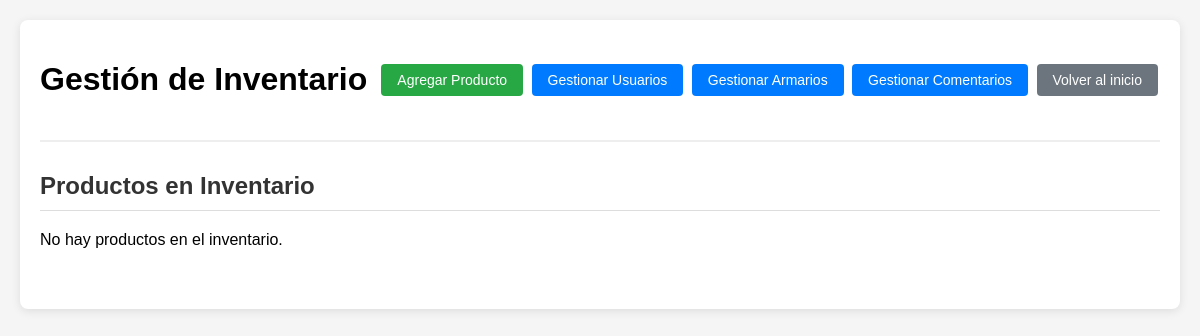
The app's page /modificar/productos/inventario.php (signed in), older data.
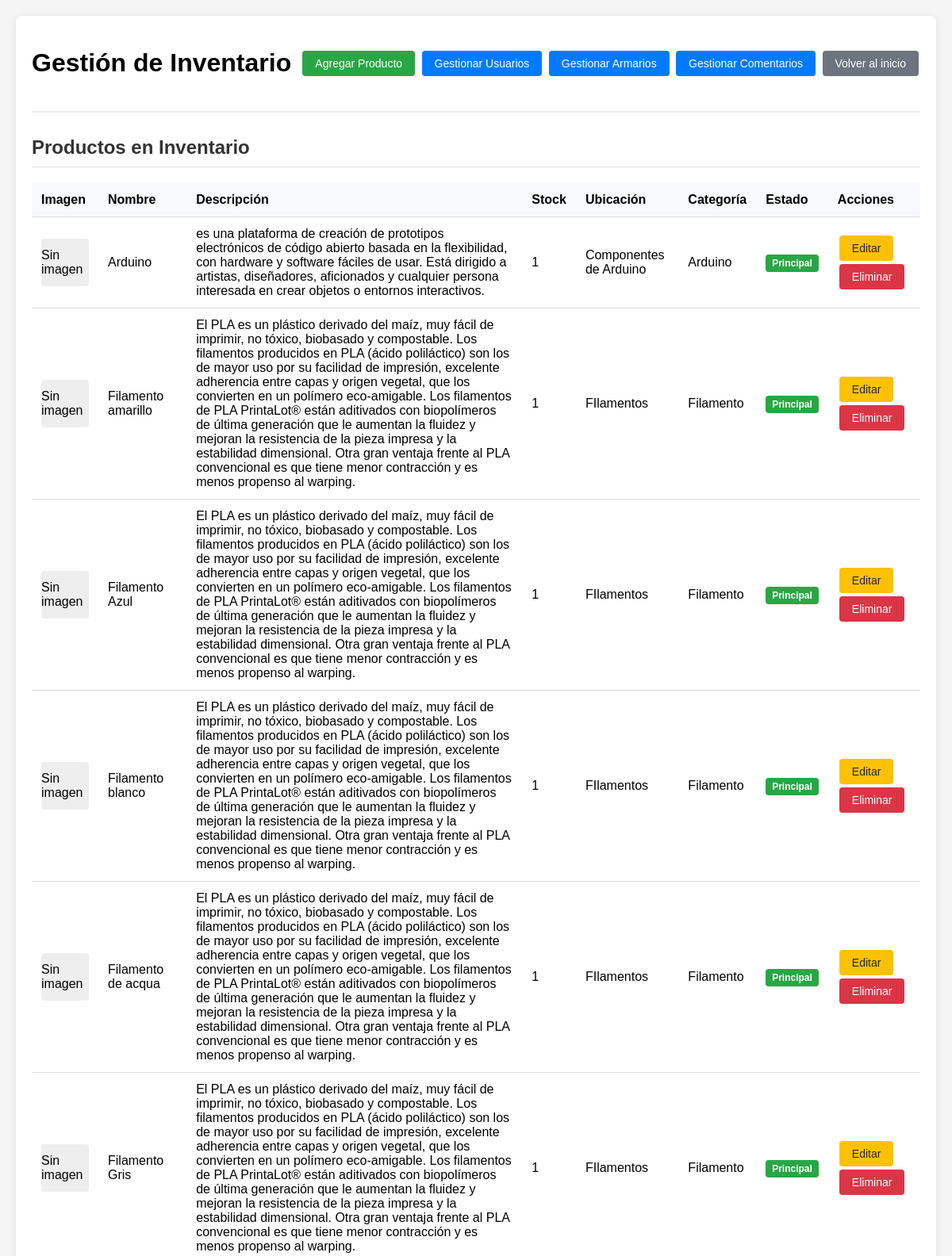
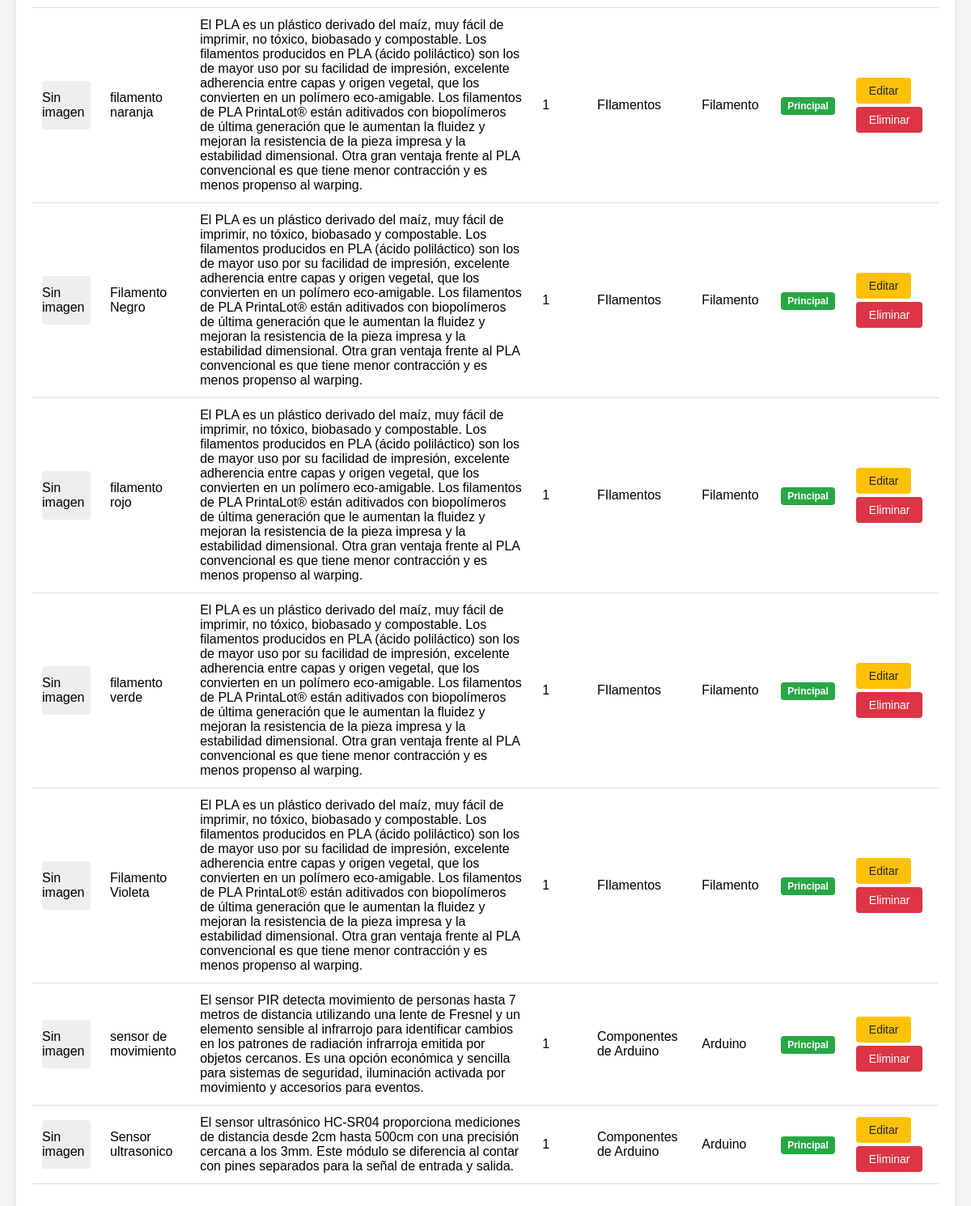
The same page, newer data (2 pictures, top to bottom).
### tables this page shows
CREATE TABLE `inventario` (
  `nombre` text NOT NULL COMMENT 'Nombre del objeto',
  `descrip` text NOT NULL COMMENT 'Descripcion del objeto',
  `stock` int(5) NOT NULL COMMENT 'Cantidad de objetos',
  `categoria` text NOT NULL COMMENT 'Tipo de objeto',
  `estado` text NOT NULL COMMENT 'on es principal, off es secundario',
  `imagen` text DEFAULT NULL,
  `id` int(5) NOT NULL,
  `id_tabla` int(16) NOT NULL
);

CREATE TABLE `armarios` (
  `nombre` text NOT NULL,
  `descrip` text NOT NULL,
  `id_tabla` int(16) NOT NULL,
  `ubicacion` text NOT NULL
);

### modificar/productos/funciones.php (called while the page is built, shortened)
<?php
function baseDatos($consulta) {
    $conexion = mysqli_connect("localhost", "root", "");
    mysqli_select_db($conexion, "inventario");
    $resultado = mysqli_query($conexion, $consulta);
    return $resultado;
}
function sanitizar($input) {
    return htmlspecialchars(trim($input), ENT_QUOTES, 'UTF-8');
}
?>

### modificar/productos/inventario.php (the view, shortened to what this page needs)
<?php
include("funciones.php");
$consulta_productos = "SELECT i.*, a.nombre as armario_nombre FROM inventario i
                      LEFT JOIN armarios a ON i.id_tabla = a.id_tabla
                      ORDER BY i.nombre";
$productos = baseDatos($consulta_productos);
?>
<!DOCTYPE html>
<html lang="es">
<head>
</head>
<body>
    <div class="container">
<div class="header">
    <h1>Gestión de Inventario</h1>
    <div>
        <a href="agregar2.php" class="btn btn-success">Agregar Producto</a>
    <a href="../../usuarios/admin.php" class="btn btn-primary">Gestionar Usuarios</a>
    <a href="../armarios/gestion_armarios.php" class="btn btn-primary">Gestionar Armarios</a>
    <a href="../../comentarios/ver_comentario.php" class="btn btn-primary">Gestionar Comentarios</a>
        <a href="../../backend.php" class="btn btn-secondary">Volver al inicio</a>
    </div>
</div>
        <div class="section">
            <h2>Productos en Inventario</h2>
            <?php if(mysqli_num_rows($productos) > 0): ?>
                <table>
                    <thead>
                        <tr>
                            <th>Imagen</th>
                            <th>Nombre</th>
                            <th>Descripción</th>
                            <th>Stock</th>
                            <th>Ubicación</th>
                            <th>Categoría</th>
                            <th>Estado</th>
                            <th>Acciones</th>
                        </tr>
                    </thead>
                    <tbody>
                        <?php while($producto = mysqli_fetch_assoc($productos)): ?>
                            <tr>
                                <td>
                                    <?php if($producto['imagen'] && file_exists($producto['imagen'])): ?>
                                        <img src="<?php echo $producto['imagen']; ?>" class="producto-imagen" alt="Imagen del producto">
                                    <?php else: ?>
                                        <div style="width: 60px; height: 60px; background-color: #eee; display: flex; align-items: center; justify-content: center; border-radius: 4px;">
                                            Sin imagen
                                        </div>
                                    <?php endif; ?>
                                </td>
                                <td><?php echo sanitizar($producto['nombre']); ?></td>
                                <td><?php echo sanitizar($producto['descrip']); ?></td>
                                <td><?php echo $producto['stock']; ?></td>
                                <td><?php echo sanitizar($producto['armario_nombre'] ?? 'Sin asignar'); ?></td>
                                <td><?php echo sanitizar($producto['categoria']); ?></td>
                                <td>
                                    <?php if($producto['estado'] == 'on'): ?>
                                        <span class="badge badge-success">Principal</span>
                                    <?php else: ?>
                                        <span class="badge badge-secondary">Secundario</span>
                                    <?php endif; ?>
                                </td>
                                <td>
                                <a href="editar_producto.php?id=<?php echo $producto['id']; ?>" class="btn btn-warning">Editar</a>
                                    <form method="POST" style="display: inline;">
                                        <button type="submit" class="btn btn-danger" onclick="return confirm('¿Está seguro de eliminar este producto?')">
                                            Eliminar
                                        </button>
                                    </form>
                                </td>
                            </tr>
                        <?php endwhile; ?>
                    </tbody>
                </table>
            <?php else: ?>
                <p>No hay productos en el inventario.</p>
            <?php endif; ?>
        </div>
    </div>
</body>
</html>

### modificar/productos/inventario.php (style rules this page uses)
body { font-family: Arial, sans-serif; margin: 0; padding: 20px; background-color: #f5f5f5; }
.container { max-width: 1400px; margin: 0 auto; background-color: white; padding: 20px; border-radius: 8px; box-shadow: 0 2px 10px rgba(0,0,0,0.1); }
.header { display: flex; justify-content: space-between; align-items: center; margin-bottom: 30px; padding-bottom: 20px; border-bottom: 2px solid #eee; }
.btn { padding: 8px 16px; border: none; border-radius: 4px; cursor: pointer; text-decoration: none; display: inline-block; margin: 2px; font-size: 14px; }
.btn-success { background-color: #28a745; color: white; }
.btn-danger { background-color: #dc3545; color: white; }
.btn-primary { background-color: #007bff; color: white; }
.btn-secondary { background-color: #6c757d; color: white; }
.btn-warning { background-color: #ffc107; color: #212529; }
table { width: 100%; border-collapse: collapse; margin-bottom: 20px; }
th, td { padding: 12px; text-align: left; border-bottom: 1px solid #ddd; }
th { background-color: #f8f9fa; font-weight: bold; }
.section { margin-bottom: 40px; }
.section h2 { color: #333; margin-bottom: 20px; padding-bottom: 10px; border-bottom: 1px solid #ddd; }
.badge { padding: 4px 8px; border-radius: 4px; font-size: 12px; font-weight: bold; }
.badge-success { background-color: #28a745; color: white; }

Row changes from the older to the newer data that the page shows:
added inventario: shows "Sin imagen", nombre "Arduino", descrip "es una plataforma de creación de prototipos electrónicos de código abierto basada en la flexibilidad, con hardware y software fáciles de usar. Está dirigido a artistas, diseñadores, aficionados y cualquier persona interesada en crear objetos o entornos interactivos.", stock "1", id_tabla.nombre "Componentes de Arduino", categoria "Arduino", estado "Principal"
added inventario: shows "Sin imagen", nombre "Filamento amarillo", descrip "El PLA es un plástico derivado del maíz, muy fácil de imprimir, no tóxico, biobasado y compostable. Los filamentos producidos en PLA (ácido poliláctico) son los de mayor uso por su facilidad de impresión, excelente adherencia entre capas y origen vegetal, que los convierten en un polímero eco-amigable. Los filamentos de PLA PrintaLot® están aditivados con biopolímeros de última generación que le aumentan la fluidez y mejoran la resistencia de la pieza impresa y la estabilidad dimensional. Otra gran ventaja frente al PLA convencional es que tiene menor contracción y es menos propenso al warping.", stock "1", id_tabla.nombre "FIlamentos", categoria "Filamento", estado "Principal"
added inventario: shows "Sin imagen", nombre "Filamento Azul", descrip "El PLA es un plástico derivado del maíz, muy fácil de imprimir, no tóxico, biobasado y compostable. Los filamentos producidos en PLA (ácido poliláctico) son los de mayor uso por su facilidad de impresión, excelente adherencia entre capas y origen vegetal, que los convierten en un polímero eco-amigable. Los filamentos de PLA PrintaLot® están aditivados con biopolímeros de última generación que le aumentan la fluidez y mejoran la resistencia de la pieza impresa y la estabilidad dimensional. Otra gran ventaja frente al PLA convencional es que tiene menor contracción y es menos propenso al warping.", stock "1", id_tabla.nombre "FIlamentos", categoria "Filamento", estado "Principal"
added inventario: shows "Sin imagen", nombre "Filamento blanco", descrip "El PLA es un plástico derivado del maíz, muy fácil de imprimir, no tóxico, biobasado y compostable. Los filamentos producidos en PLA (ácido poliláctico) son los de mayor uso por su facilidad de impresión, excelente adherencia entre capas y origen vegetal, que los convierten en un polímero eco-amigable. Los filamentos de PLA PrintaLot® están aditivados con biopolímeros de última generación que le aumentan la fluidez y mejoran la resistencia de la pieza impresa y la estabilidad dimensional. Otra gran ventaja frente al PLA convencional es que tiene menor contracción y es menos propenso al warping.", stock "1", id_tabla.nombre "FIlamentos", categoria "Filamento", estado "Principal"
added inventario: shows "Sin imagen", nombre "Filamento de acqua", descrip "El PLA es un plástico derivado del maíz, muy fácil de imprimir, no tóxico, biobasado y compostable. Los filamentos producidos en PLA (ácido poliláctico) son los de mayor uso por su facilidad de impresión, excelente adherencia entre capas y origen vegetal, que los convierten en un polímero eco-amigable. Los filamentos de PLA PrintaLot® están aditivados con biopolímeros de última generación que le aumentan la fluidez y mejoran la resistencia de la pieza impresa y la estabilidad dimensional. Otra gran ventaja frente al PLA convencional es que tiene menor contracción y es menos propenso al warping.", stock "1", id_tabla.nombre "FIlamentos", categoria "Filamento", estado "Principal"
added inventario: shows "Sin imagen", nombre "Filamento Gris", descrip "El PLA es un plástico derivado del maíz, muy fácil de imprimir, no tóxico, biobasado y compostable. Los filamentos producidos en PLA (ácido poliláctico) son los de mayor uso por su facilidad de impresión, excelente adherencia entre capas y origen vegetal, que los convierten en un polímero eco-amigable. Los filamentos de PLA PrintaLot® están aditivados con biopolímeros de última generación que le aumentan la fluidez y mejoran la resistencia de la pieza impresa y la estabilidad dimensional. Otra gran ventaja frente al PLA convencional es que tiene menor contracción y es menos propenso al warping.", stock "1", id_tabla.nombre "FIlamentos", categoria "Filamento", estado "Principal"
added inventario: shows "Sin imagen", nombre "filamento naranja", descrip "El PLA es un plástico derivado del maíz, muy fácil de imprimir, no tóxico, biobasado y compostable. Los filamentos producidos en PLA (ácido poliláctico) son los de mayor uso por su facilidad de impresión, excelente adherencia entre capas y origen vegetal, que los convierten en un polímero eco-amigable. Los filamentos de PLA PrintaLot® están aditivados con biopolímeros de última generación que le aumentan la fluidez y mejoran la resistencia de la pieza impresa y la estabilidad dimensional. Otra gran ventaja frente al PLA convencional es que tiene menor contracción y es menos propenso al warping.", stock "1", id_tabla.nombre "FIlamentos", categoria "Filamento", estado "Principal"
added inventario: shows "Sin imagen", nombre "Filamento Negro", descrip "El PLA es un plástico derivado del maíz, muy fácil de imprimir, no tóxico, biobasado y compostable. Los filamentos producidos en PLA (ácido poliláctico) son los de mayor uso por su facilidad de impresión, excelente adherencia entre capas y origen vegetal, que los convierten en un polímero eco-amigable. Los filamentos de PLA PrintaLot® están aditivados con biopolímeros de última generación que le aumentan la fluidez y mejoran la resistencia de la pieza impresa y la estabilidad dimensional. Otra gran ventaja frente al PLA convencional es que tiene menor contracción y es menos propenso al warping.", stock "1", id_tabla.nombre "FIlamentos", categoria "Filamento", estado "Principal"
added inventario: shows "Sin imagen", nombre "filamento rojo", descrip "El PLA es un plástico derivado del maíz, muy fácil de imprimir, no tóxico, biobasado y compostable. Los filamentos producidos en PLA (ácido poliláctico) son los de mayor uso por su facilidad de impresión, excelente adherencia entre capas y origen vegetal, que los convierten en un polímero eco-amigable. Los filamentos de PLA PrintaLot® están aditivados con biopolímeros de última generación que le aumentan la fluidez y mejoran la resistencia de la pieza impresa y la estabilidad dimensional. Otra gran ventaja frente al PLA convencional es que tiene menor contracción y es menos propenso al warping.", stock "1", id_tabla.nombre "FIlamentos", categoria "Filamento", estado "Principal"
added inventario: shows "Sin imagen", nombre "filamento verde", descrip "El PLA es un plástico derivado del maíz, muy fácil de imprimir, no tóxico, biobasado y compostable. Los filamentos producidos en PLA (ácido poliláctico) son los de mayor uso por su facilidad de impresión, excelente adherencia entre capas y origen vegetal, que los convierten en un polímero eco-amigable. Los filamentos de PLA PrintaLot® están aditivados con biopolímeros de última generación que le aumentan la fluidez y mejoran la resistencia de la pieza impresa y la estabilidad dimensional. Otra gran ventaja frente al PLA convencional es que tiene menor contracción y es menos propenso al warping.", stock "1", id_tabla.nombre "FIlamentos", categoria "Filamento", estado "Principal"
added inventario: shows "Sin imagen", nombre "Filamento Violeta", descrip "El PLA es un plástico derivado del maíz, muy fácil de imprimir, no tóxico, biobasado y compostable. Los filamentos producidos en PLA (ácido poliláctico) son los de mayor uso por su facilidad de impresión, excelente adherencia entre capas y origen vegetal, que los convierten en un polímero eco-amigable. Los filamentos de PLA PrintaLot® están aditivados con biopolímeros de última generación que le aumentan la fluidez y mejoran la resistencia de la pieza impresa y la estabilidad dimensional. Otra gran ventaja frente al PLA convencional es que tiene menor contracción y es menos propenso al warping.", stock "1", id_tabla.nombre "FIlamentos", categoria "Filamento", estado "Principal"
added inventario: shows "Sin imagen", nombre "sensor de movimiento", descrip "El sensor PIR detecta movimiento de personas hasta 7 metros de distancia utilizando una lente de Fresnel y un elemento sensible al infrarrojo para identificar cambios en los patrones de radiación infrarroja emitida por objetos cercanos. Es una opción económica y sencilla para sistemas de seguridad, iluminación activada por movimiento y accesorios para eventos.", stock "1", id_tabla.nombre "Componentes de Arduino", categoria "Arduino", estado "Principal"
added inventario: shows "Sin imagen", nombre "Sensor ultrasonico", descrip "El sensor ultrasónico HC-SR04 proporciona mediciones de distancia desde 2cm hasta 500cm con una precisión cercana a los 3mm. Este módulo se diferencia al contar con pines separados para la señal de entrada y salida.", stock "1", id_tabla.nombre "Componentes de Arduino", categoria "Arduino", estado "Principal"
Text that changed along with them:
text no longer shown: "No hay productos en el inventario."
text now shown: "Imagen Nombre Descripción Stock Ubicación Categoría Estado Acciones"
